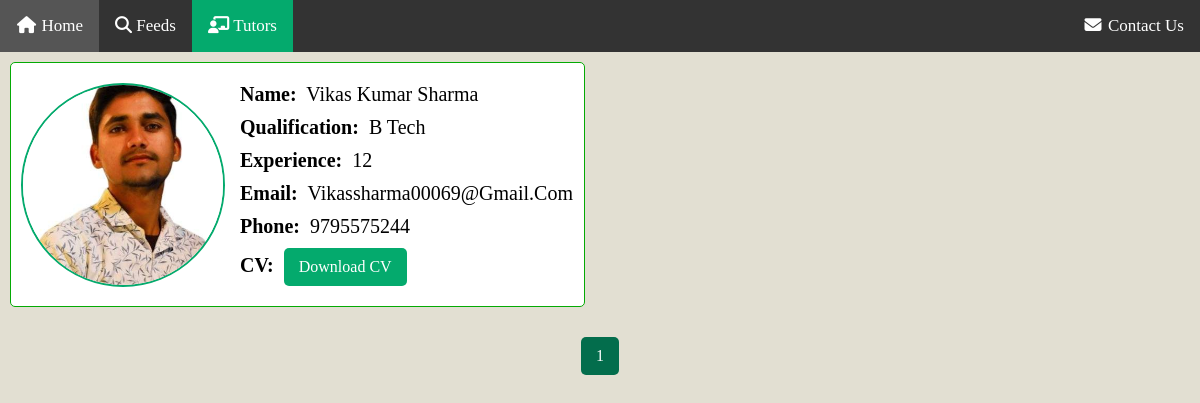
The page /search_tutors (signed in) on the database its author committed.
### app.py (models this page shows)
class Tutor(db.Model):
    id = db.Column(db.Integer, primary_key=True)
    user_email = db.Column(db.String(150), db.ForeignKey('user.email'), nullable=False)
    name = db.Column(db.String(100), nullable=False)
    father_name = db.Column(db.String(100), nullable=False)
    phone = db.Column(db.String(15), nullable=False)
    aadhaar = db.Column(db.String(12), nullable=False)
    email = db.Column(db.String(120), nullable=False)
    qualification = db.Column(db.String(100), nullable=False)
    experience = db.Column(db.String(100), nullable=False)
    dob = db.Column(db.Date, nullable=False)
    working_time = db.Column(db.Time, nullable=False)
    address = db.Column(db.String(100), nullable=False)
    cv = db.Column(db.String(255))
    profile_picture = db.Column(db.String(255))

### app.py (the view)
@app.route('/search_tutors', methods=['GET'])
@login_required
def search_tutors():
    page = request.args.get('page', 1, type=int)
    tutors = Tutor.query.paginate(page=page, per_page=9)
    return render_template('search_tutors.html', tutors=tutors)

### app.py (called while the page is built)
@login_manager.user_loader
def load_user(user_id):
    return User.query.get(int(user_id))

### templates/search_tutors.html (shortened to what this page needs)
<!DOCTYPE html>
<html lang="en">
<head>
    <link rel="stylesheet" href="{{ url_for('static', filename='search_tutors.css') }}">
    <link rel="stylesheet" href="https://cdnjs.cloudflare.com/ajax/libs/font-awesome/6.5.2/css/all.min.css">
</head>
<body>
   <div class="navbar">
       <a class="{{ 'active' if request.path == url_for('home') else '' }}" href="{{ url_for('home') }}"><i class="fa fa-fw fa-home"></i> Home</a>
       <a class="{{ 'active' if request.path == url_for('feeds') else '' }}" href="{{ url_for('feeds') }}"><i class="fa-solid fa-magnifying-glass"></i> Feeds</a>
       <a class="{{ 'active' if request.path == url_for('search_tutors') else '' }}" href="{{ url_for('search_tutors') }}"><i class="fa-solid fa-chalkboard-user"></i> Tutors</a>
       <div class="rh">
           <a href="{{ url_for('contactus') }}"><i class="fa fa-fw fa-envelope"></i> Contact Us</a>
       </div>
   </div>
   <div class="container">
       {% for tutor in tutors.items %}
       <div class="tutor-box">
           <div class="profile-pic-container">
               {% if tutor.profile_picture %}
               <img src="{{ url_for('uploaded_file', filename=tutor.profile_picture) }}" alt="Profile Picture" class="profile-pic">
               {% endif %}
           </div>
           <div class="tutor-details">
               <p><span class="table-heading">Name:</span> {{ tutor.name }}</p>
               <p><span class="table-heading">Qualification:</span> {{ tutor.qualification }}</p>
               <p><span class="table-heading">Experience:</span> {{ tutor.experience }}</p>
               <p><span class="table-heading">Email:</span> {{ tutor.email }}</p>
               <p><span class="table-heading">Phone:</span> {{ tutor.phone }}</p>
               {% if tutor.cv %}
               <p><span class="table-heading">CV:</span> <a href="{{ url_for('uploaded_file', filename=tutor.cv) }}" class="cv-button" target="_blank">Download CV</a></p>
               {% endif %}
           </div>
       </div>
       {% endfor %}
   </div>
   <div class="pagination">
       {% for page_num in tutors.iter_pages() %}
       {% if page_num %}
       <a href="{{ url_for('search_tutors', page=page_num) }}" class="{{ 'active' if page_num == tutors.page else '' }}">{{ page_num }}</a>
       {% else %}
       <span>...</span>
       {% endif %}
       {% endfor %}
   </div>
</body>
</html>

### static/search_tutors.css (style rules this page uses)
* { margin: 0; padding: 0; font-family: 'Times New Roman', Times, serif; }
.navbar { width: 100%; background-color: #333; overflow: auto; }
.rh { float: right; }
.navbar a { float: left; padding: 16px; color: white; text-decoration: none; font-size: 17px; }
.active { background-color: #04AA6D; }
body { font-family: Arial, sans-serif; background-color: #E2DFD2; }
.container { display: grid; grid-template-columns: repeat(auto-fill, minmax(400px, 1fr)); grid-gap: 10px; }
.tutor-box { display: flex; border: 1px solid #04aa04; font-size: 20px; text-transform: capitalize; padding: 10px; margin: 10px; overflow: hidden; border-radius: 5px; background-color: #fff; }
.profile-pic-container { flex: 0 0 100px; margin-right: 15px; display: flex; align-items: center; justify-content: center; }
.profile-pic { width: 200px; height: 200px; border-radius: 50%; object-fit: cover; border: 2px solid #04AA6D; }
.tutor-details { flex: 1; }
.tutor-details p { margin: 10px 0; }
.table-heading { font-weight: bold; margin-right: 5px; }
.cv-button { display: inline-block; background-color: #04AA6D; color: white; padding: 10px 15px; text-decoration: none; border-radius: 5px; font-size: 16px; transition: background-color 0.3s, transform 0.3s; }
.pagination { text-align: center; padding: 20px 0; margin-bottom: 20px; }
.pagination a { display: inline-block; margin: 0 5px; padding: 10px 15px; background-color: #04AA6D; color: white; text-decoration: none; border-radius: 5px; }
.pagination a.active { background-color: #036d4c; }

### rows shown on the page
Tutor: profile_picture (picture), name "Vikas Kumar Sharma", qualification "B Tech", experience "12", email "Vikassharma00069@gmail.com", phone "9795575244"

### other values the page prints
{{ page_num }} "1"
